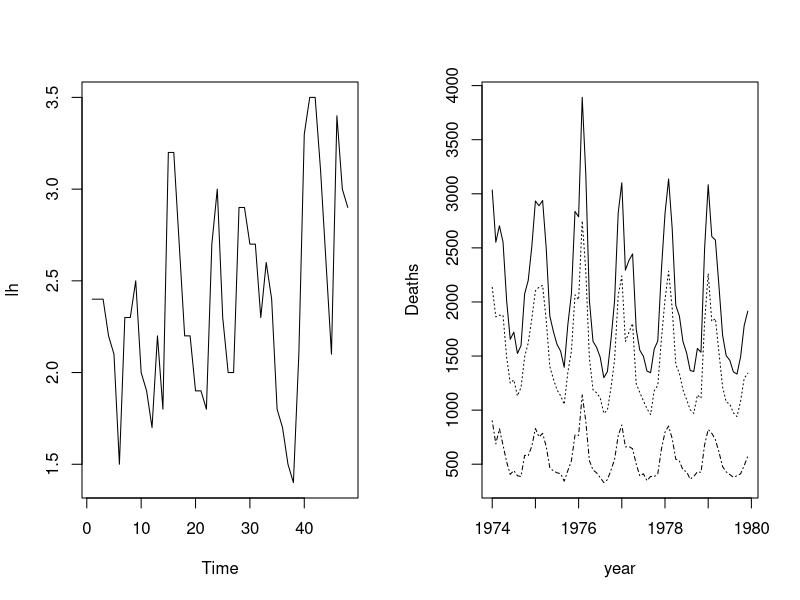
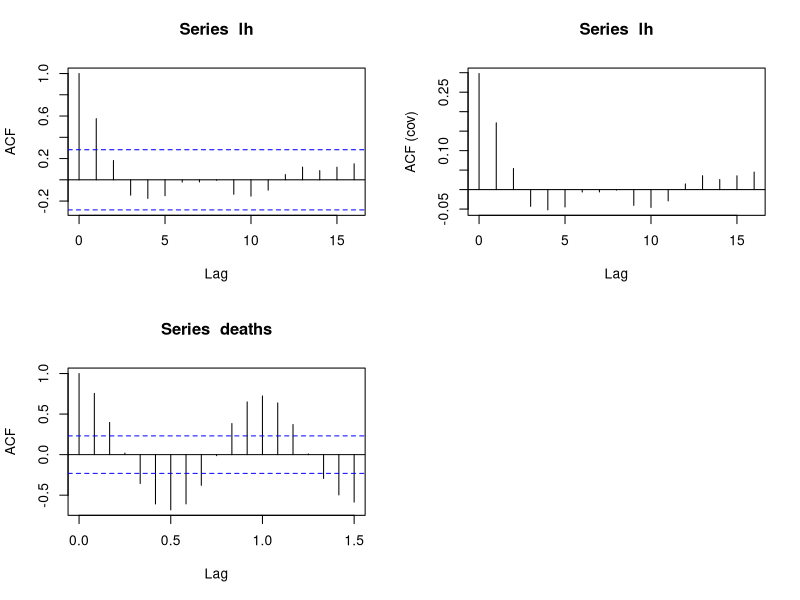
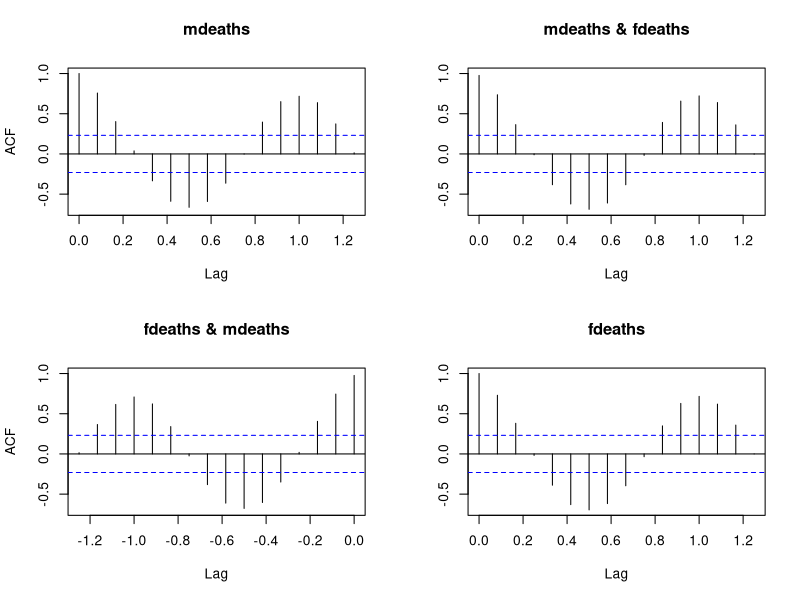
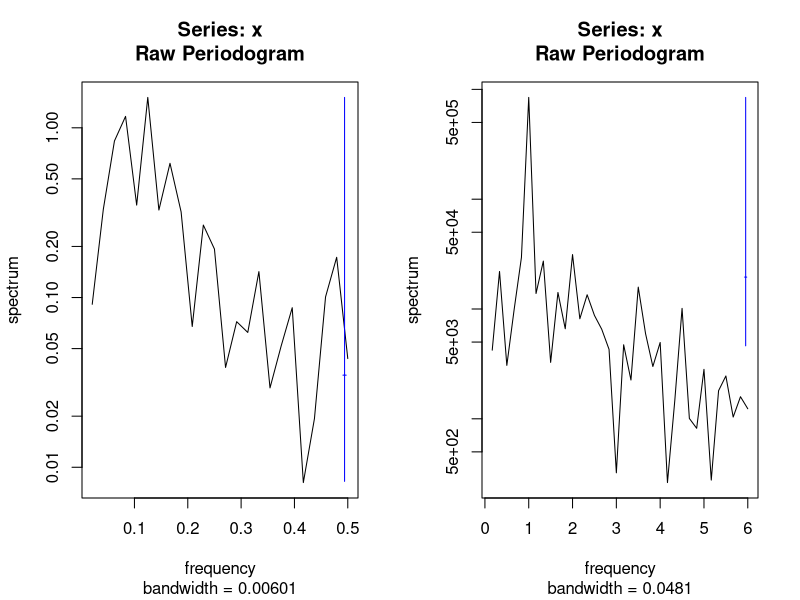
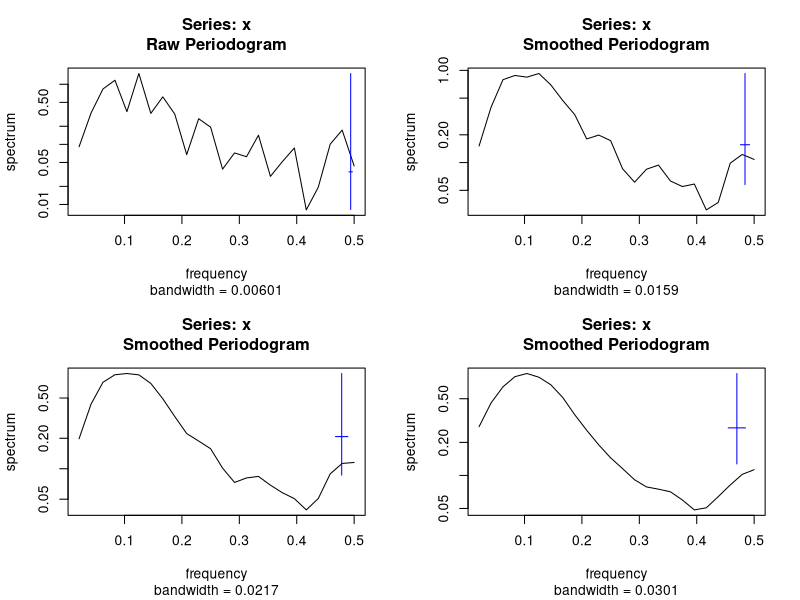
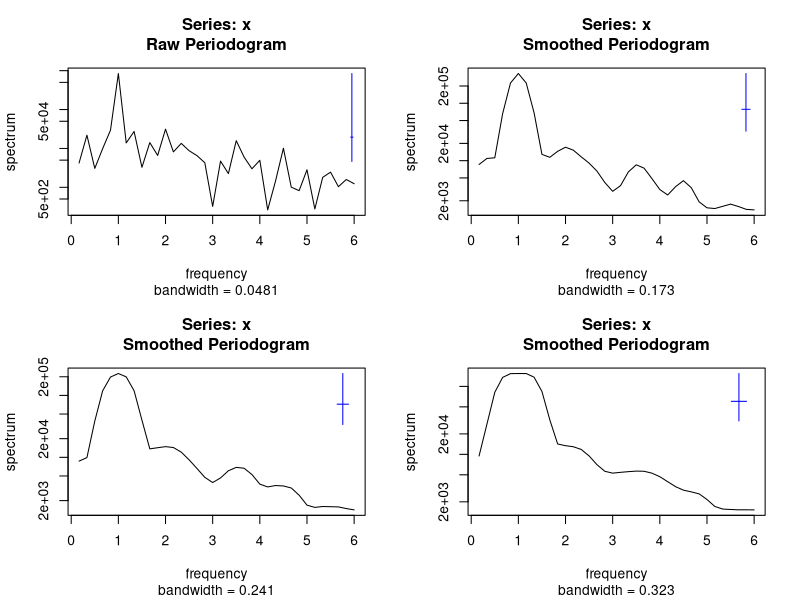
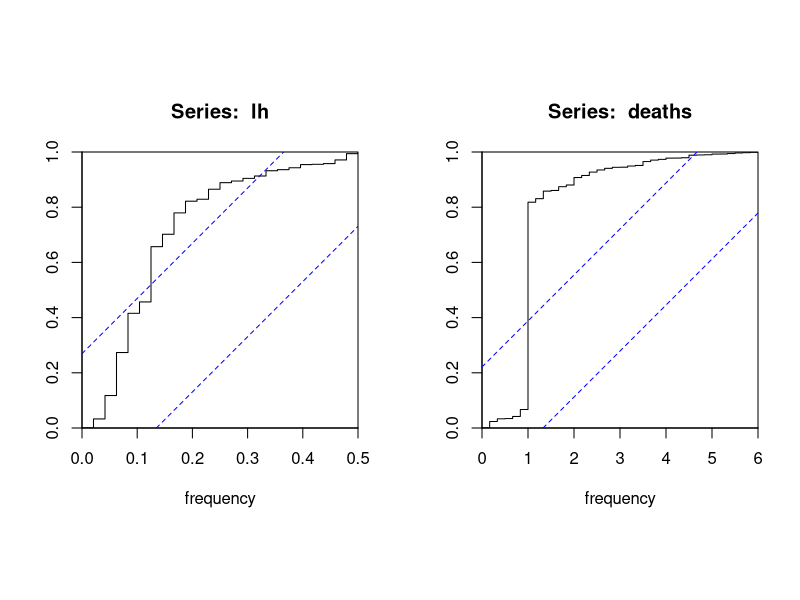
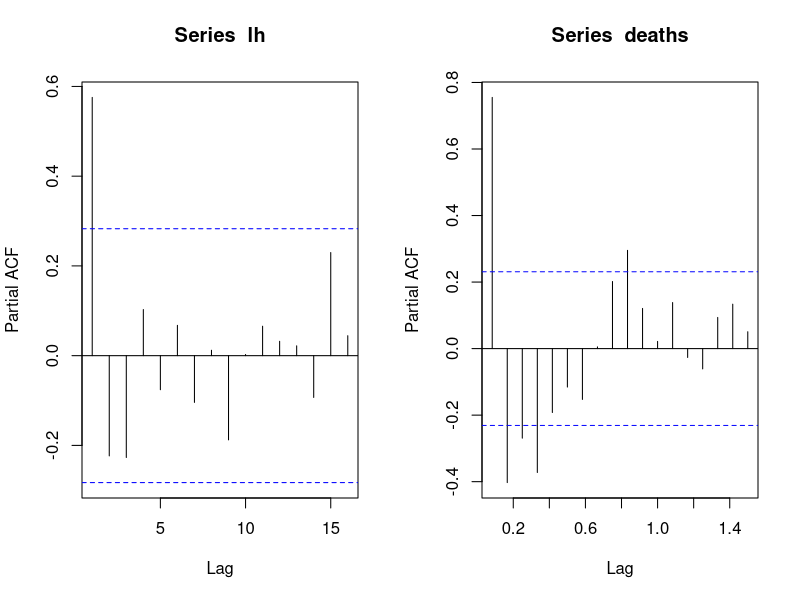

Here is the R script that generated these plots, in order: (Note: this script raises an error after producing the figures.)
## ---- chunk 1
knitr::opts_chunk$set(echo = TRUE)
knitr::opts_chunk$set(fig.align = "center")
knitr::opts_chunk$set(fig.width = 8)
knitr::opts_chunk$set(fig.height = 4)
## ---- chunk 2
lh
## ---- chunk 3
library(MASS)
deaths
tsp(deaths)
start(deaths)
end(deaths)
frequency(deaths)
cycle(deaths)
## ---- chunk 4
par(mfrow = c(1, 2))
ts.plot(lh)
ts.plot(deaths, mdeaths, fdeaths,
        lty = c(1, 3, 4), xlab = "year", ylab = "Deaths")
## ---- chunk 5
aggregate(deaths, nfrequency = 4, FUN = sum)
aggregate(deaths, nfrequency = 1, FUN = mean)
## ---- chunk 6
par(mfrow = c(2, 2))
acf(lh)
acf(lh, type = "covariance")
acf(deaths)
acf(ts.union(mdeaths, fdeaths))
## ---- chunk 7
par(mfrow = c(1, 2))
spectrum(lh)
spectrum(deaths)
## ---- chunk 8
par(mfrow = c(2, 2))
spectrum(lh)
spectrum(lh, spans = 3)
spectrum(lh, spans = c(3, 3))
spectrum(lh, spans = c(3, 5))
## ---- chunk 9
spectrum(deaths)
spectrum(deaths, spans = c(3, 3))
spectrum(deaths, spans = c(3, 5))
spectrum(deaths, spans = c(3, 7))
## ---- chunk 10
par(mfrow = c(1, 2))
cpgram(lh)
cpgram(deaths)
## ---- chunk 11
ts.sim <- arima.sim(list(order = c(1, 1, 0), ar = 0.7), n = 200)
## ---- chunk 12
par(mfrow = c(1, 2))
acf(lh, type = "partial")
acf(deaths, type = "partial")
## ---- chunk 13
(lh.ar1 <- ar(lh, aic = F, order.max = 1))
cpgram(lh.ar1$resid, main = "AR(1) fit to lh")
(lh.ar <- ar(lh, order.max = 9))
lh.ar$aic
cpgram(lh.ar$resid, main = "AR(3) fit to lh")
## ---- chunk 14
(lh.arima1 <- arima(lh, order = c(1, 0, 0)))
tsdiag(lh.arima1)
(lh.arima3 <- arima(lh, order = c(3, 0, 0)))
tsdiag(lh.arima3)
(lh.arima11 <- arima(lh, order = c(1, 0, 1)))
tsdiag(lh.arima11)
## ---- chunk 15
par(mfrow = c(1, 1))
lh.fore <- predict(lh.arima3, 12)
ts.plot(lh, lh.fore$pred, lh.fore$pred + 2 * lh.fore$se,
        lh.fore$pred - 2 * lh.fore$se)
## ---- chunk 16
deaths.stl <- stl(deaths, "periodic")
dsd <- deaths.stl$rem
ts.plot(deaths, deaths.stl$sea, dsd)
## ---- chunk 17
ts.plot(dsd)
#
acf(dsd, type = "partial")

#ts.plot(dsd); acf(dsd); 

